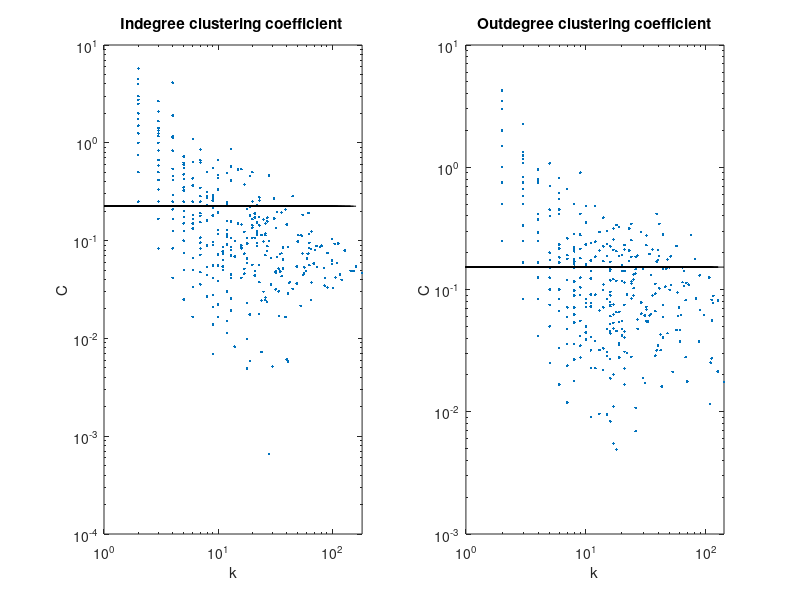

This figure's MATLAB source:
close all
clear all
clc

%% Import data

G = importdata('dataset_1.txt', '\t', 4) 

%% Adjacency matrix

G.data = G.data + 1 
N = max(max(G.data)) 
A = sparse(G.data(:,2),G.data(:,1),ones(size(G.data,1),1),N,N) 
clear G 

%% Clustering distribution

% clustering coefficient indegree
indegree = full(sum(A,2))
L_indegree = diag(A*triu(A)*A)
C_indegree = zeros(1,N)
C_indegree(indegree>1) = L_indegree(indegree>1)./(2*indegree(indegree>1).*(indegree(indegree>1)- 1))

% clustering coefficient outdegree
outdegree = full(sum(A,1))
outdegree = (outdegree')
L_outdegree = diag(A*triu(A)*A)
C_outdegree = zeros(1,N)
C_outdegree(outdegree>1) = L_outdegree(outdegree>1)./(2*outdegree(outdegree>1).*(outdegree(outdegree>1)-1))

% print
disp(['Mean indegree clustering coefficient = ' num2str(mean(C_indegree(indegree>1)))])
disp(['Mean oudegree clustering coefficient = ' num2str(mean(C_outdegree(outdegree>1)))])

% plot
figure(1) 
subplot(1,2,1) 
grid on 
loglog(indegree, C_indegree, '.') 
hold on  
plot(indegree, mean(C_indegree(indegree>1))*ones(1,N),'-k') 
xlim([min(indegree),max(indegree)]) 
ylabel('C') 
xlabel('k') 
title('Indegree clustering coefficient ') 
subplot(1,2,2) 
grid on 
loglog(outdegree, C_outdegree, '.') 
hold on  
plot(outdegree, mean(C_outdegree(outdegree>1))*ones(1,N),'-k') 
xlim([min(outdegree),max(outdegree)]) 
ylabel('C') 
xlabel('k') 
title('Outdegree clustering coefficient') 
set(gcf, 'Position', [700, 300, 700, 300]) 
